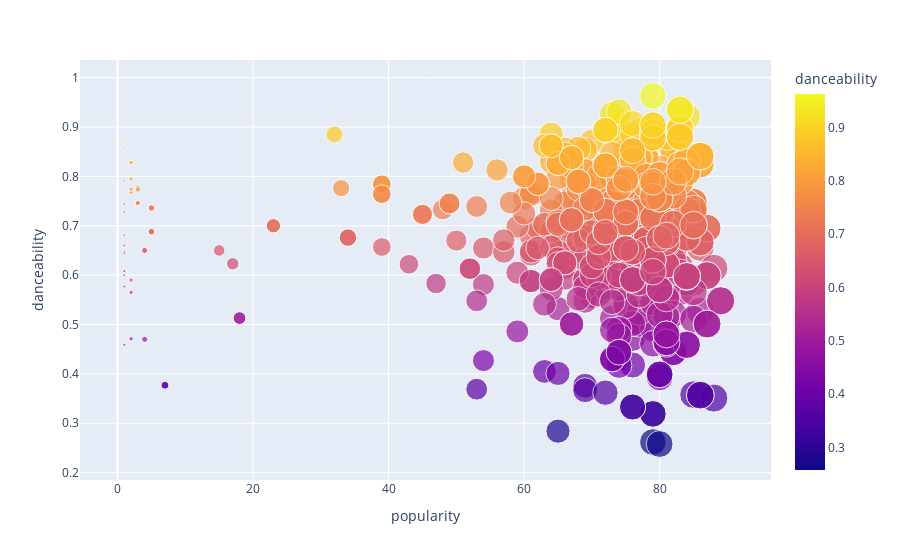

The cell this chart's notebook holds for it:
### Markdown cell above
## Q) What Features of songs affect the popularity of songs.

### Code cell
import plotly.express as px   #importing plotly
fig2 = px.scatter(df, x="popularity", y="danceability", color="danceability",size='popularity')
fig2.show()

### Figure 1 — Plotly figure (JSON) as saved in the notebook; plotly's stock layout.template omitted (floating-point values rounded to 4 significant figures; data arrays with more than 128 entries replaced by an {"elided": "..."} marker saying what was removed)
{"data": [{"hovertemplate": "popularity=%{marker.size}<br>danceability=%{marker.color}<extra></extra>", "legendgroup": "", "marker": {"color": {"elided": "600 float values"}, "coloraxis": "coloraxis", "size": {"elided": "600 int values"}, "sizemode": "area", "sizeref": 0.2225, "symbol": "circle"}, "mode": "markers", "name": "", "orientation": "v", "showlegend": false, "type": "scatter", "x": {"elided": "600 int values"}, "xaxis": "x", "y": {"elided": "600 float values"}, "yaxis": "y"}], "layout": {"coloraxis": {"colorbar": {"title": {"text": "danceability"}}, "colorscale": [[0, "#0d0887"], [0.1111, "#46039f"], [0.2222, "#7201a8"], [0.3333, "#9c179e"], [0.4444, "#bd3786"], [0.5556, "#d8576b"], [0.6667, "#ed7953"], [0.7778, "#fb9f3a"], [0.8889, "#fdca26"], [1, "#f0f921"]]}, "legend": {"itemsizing": "constant", "tracegroupgap": 0}, "margin": {"t": 60}, "xaxis": {"anchor": "y", "domain": [0, 1], "title": {"text": "popularity"}}, "yaxis": {"anchor": "x", "domain": [0, 1], "title": {"text": "danceability"}}}}
